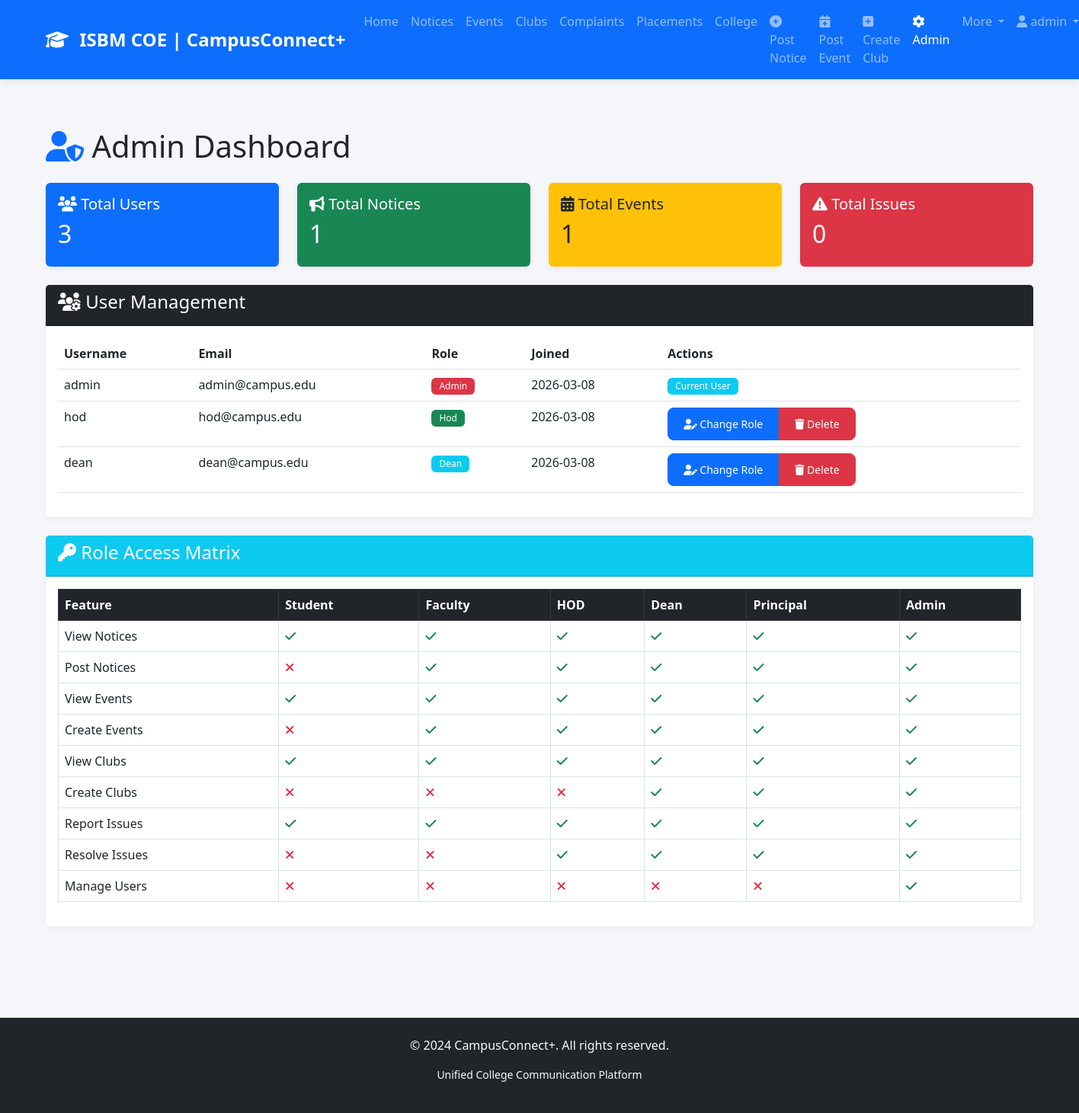
The page /admin (signed in) on the database its author committed.
### app.py (models this page shows, shortened)
class User(UserMixin, db.Model):
    id = db.Column(db.Integer, primary_key=True)
    username = db.Column(db.String(50), unique=True, nullable=False)
    email = db.Column(db.String(120), unique=True, nullable=False)
    password = db.Column(db.String(60), nullable=False)
    role = db.Column(db.String(20), default='student')  # student, faculty, hod, dean, principal, admin
    created_at = db.Column(db.DateTime, default=lambda: datetime.now(timezone.utc))

### app.py (the view)
@app.route('/admin')
@login_required
def admin():
    if current_user.role != 'admin':
        flash('Access denied. Admin privileges required.', 'danger')
        return redirect(url_for('index'))
    users = User.query.all()
    notices = Notice.query.order_by(Notice.created_at.desc()).limit(10).all()
    events = Event.query.order_by(Event.created_at.desc()).limit(10).all()
    issues = Issue.query.order_by(Issue.created_at.desc()).limit(10).all()
    return render_template('admin.html', users=users, notices=notices, events=events, issues=issues)

### app.py (called while the page is built)
@login_manager.user_loader
def load_user(user_id):
    return User.query.get(int(user_id))

### templates/admin.html (shortened to what this page needs)
{% extends "base.html" %}
{% block content %}
<div class="container py-5">
    <h1 class="mb-4"><i class="fas fa-user-shield text-primary"></i> Admin Dashboard</h1>
    <div class="row mb-4">
        <div class="col-md-3">
            <div class="card bg-primary text-white">
                <div class="card-body">
                    <h5><i class="fas fa-users"></i> Total Users</h5>
                    <h2>{{ users|length }}</h2>
                </div>
            </div>
        </div>
        <div class="col-md-3">
            <div class="card bg-success text-white">
                <div class="card-body">
                    <h5><i class="fas fa-bullhorn"></i> Total Notices</h5>
                    <h2>{{ notices|length }}</h2>
                </div>
            </div>
        </div>
        <div class="col-md-3">
            <div class="card bg-warning text-dark">
                <div class="card-body">
                    <h5><i class="fas fa-calendar-alt"></i> Total Events</h5>
                    <h2>{{ events|length }}</h2>
                </div>
            </div>
        </div>
        <div class="col-md-3">
            <div class="card bg-danger text-white">
                <div class="card-body">
                    <h5><i class="fas fa-exclamation-triangle"></i> Total Issues</h5>
                    <h2>{{ issues|length }}</h2>
                </div>
            </div>
        </div>
    </div>
    <div class="card mb-4">
        <div class="card-header bg-dark text-white">
            <h4><i class="fas fa-users-cog"></i> User Management</h4>
        </div>
        <div class="card-body">
            <div class="table-responsive">
                <table class="table table-hover">
                    <thead>
                        <tr>
                            <th>Username</th>
                            <th>Email</th>
                            <th>Role</th>
                            <th>Joined</th>
                            <th>Actions</th>
                        </tr>
                    </thead>
                    <tbody>
                        {% for user in users %}
                        <tr>
                            <td>{{ user.username }}</td>
                            <td>{{ user.email }}</td>
                            <td>
                                <span class="badge bg-{{ 'danger' if user.role == 'admin' else 'warning' if user.role == 'principal' else 'success' if user.role == 'hod' else 'info' if user.role == 'dean' else 'primary' if user.role == 'faculty' else 'secondary' }}">
                                    {{ user.role|title }}
                                </span>
                            </td>
                            <td>{{ user.created_at.strftime('%Y-%m-%d') }}</td>
                            <td>
                                {% if user.id != current_user.id %}
                                <div class="btn-group" role="group">
                                    <button type="button" class="btn btn-sm btn-primary" data-bs-toggle="modal" data-bs-target="#roleModal{{ user.id }}">
                                        <i class="fas fa-user-edit"></i> Change Role
                                    </button>
                                    <form method="POST" action="{{ url_for('delete_user', user_id=user.id) }}" class="d-inline">
                                        <button type="submit" class="btn btn-sm btn-danger" onclick="return confirm('Are you sure you want to delete this user?')">
                                            <i class="fas fa-trash"></i> Delete
                                        </button>
                                    </form>
                                </div>
                                {% else %}
                                <span class="badge bg-info">Current User</span>
                                {% endif %}
                            </td>
                        </tr>
                        {% endfor %}
                    </tbody>
                </table>
            </div>
        </div>
    </div>
    <div class="card mb-4">
        <div class="card-header bg-info text-white">
            <h4><i class="fas fa-key"></i> Role Access Matrix</h4>
        </div>
        <div class="card-body">
            <div class="table-responsive">
                <table class="table table-bordered">
                    <thead>
                        <tr class="table-dark">
                            <th>Feature</th>
                            <th>Student</th>
                            <th>Faculty</th>
                            <th>HOD</th>
                            <th>Dean</th>
                            <th>Principal</th>
                            <th>Admin</th>
                        </tr>
                    </thead>
                    <tbody>
                        <tr>
                            <td>View Notices</td>
                            <td><i class="fas fa-check text-success"></i></td>
                            <td><i class="fas fa-check text-success"></i></td>
                            <td><i class="fas fa-check text-success"></i></td>
                            <td><i class="fas fa-check text-success"></i></td>
                            <td><i class="fas fa-check text-success"></i></td>
                            <td><i class="fas fa-check text-success"></i></td>
                        </tr>
                        <tr>
                            <td>Post Notices</td>
                            <td><i class="fas fa-times text-danger"></i></td>
                            <td><i class="fas fa-check text-success"></i></td>
                            <td><i class="fas fa-check text-success"></i></td>
                            <td><i class="fas fa-check text-success"></i></td>
                            <td><i class="fas fa-check text-success"></i></td>
                            <td><i class="fas fa-check text-success"></i></td>
                        </tr>
                        <tr>
                            <td>View Events</td>
                            <td><i class="fas fa-check text-success"></i></td>
                            <td><i class="fas fa-check text-success"></i></td>
                            <td><i class="fas fa-check text-success"></i></td>
                            <td><i class="fas fa-check text-success"></i></td>
                            <td><i class="fas fa-check text-success"></i></td>
                            <td><i class="fas fa-check text-success"></i></td>
                        </tr>
                        <tr>
                            <td>Create Events</td>
                            <td><i class="fas fa-times text-danger"></i></td>
                            <td><i class="fas fa-check text-success"></i></td>
                            <td><i class="fas fa-check text-success"></i></td>
                            <td><i class="fas fa-check text-success"></i></td>
                            <td><i class="fas fa-check text-success"></i></td>
                            <td><i class="fas fa-check text-success"></i></td>
                        </tr>
                        <tr>
                            <td>View Clubs</td>
                            <td><i class="fas fa-check text-success"></i></td>
                            <td><i class="fas fa-check text-success"></i></td>
                            <td><i class="fas fa-check text-success"></i></td>
                            <td><i class="fas fa-check text-success"></i></td>
                            <td><i class="fas fa-check text-success"></i></td>
                            <td><i class="fas fa-check text-success"></i></td>
                        </tr>
                        <tr>
                            <td>Create Clubs</td>
                            <td><i class="fas fa-times text-danger"></i></td>
                            <td><i class="fas fa-times text-danger"></i></td>
                            <td><i class="fas fa-times text-danger"></i></td>
                            <td><i class="fas fa-check text-success"></i></td>
                            <td><i class="fas fa-check text-success"></i></td>
                            <td><i class="fas fa-check text-success"></i></td>
                        </tr>
                        <tr>
                            <td>Report Issues</td>
                            <td><i class="fas fa-check text-success"></i></td>
                            <td><i class="fas fa-check text-success"></i></td>
                            <td><i class="fas fa-check text-success"></i></td>
                            <td><i class="fas fa-check text-success"></i></td>
                            <td><i class="fas fa-check text-success"></i></td>
                            <td><i class="fas fa-check text-success"></i></td>
                        </tr>
                        <tr>
                            <td>Resolve Issues</td>
                            <td><i class="fas fa-times text-danger"></i></td>
                            <td><i class="fas fa-times text-danger"></i></td>
                            <td><i class="fas fa-check text-success"></i></td>
                            <td><i class="fas fa-check text-success"></i></td>
                            <td><i class="fas fa-check text-success"></i></td>
                            <td><i class="fas fa-check text-success"></i></td>
                        </tr>
                        <tr>
                            <td>Manage Users</td>
                            <td><i class="fas fa-times text-danger"></i></td>
                            <td><i class="fas fa-times text-danger"></i></td>
                            <td><i class="fas fa-times text-danger"></i></td>
                            <td><i class="fas fa-times text-danger"></i></td>
                            <td><i class="fas fa-times text-danger"></i></td>
                            <td><i class="fas fa-check text-success"></i></td>
                        </tr>
                    </tbody>
                </table>
            </div>
        </div>
    </div>
</div>
{% endblock %}

### templates/base.html (shortened to what this page needs)
<!DOCTYPE html>
<html lang="en">
<head>
    <link href="https://cdn.jsdelivr.net/npm/bootstrap@5.3.0/dist/css/bootstrap.min.css" rel="stylesheet">
    <link rel="stylesheet" href="https://cdnjs.cloudflare.com/ajax/libs/font-awesome/6.4.0/css/all.min.css">
    <link rel="stylesheet" href="{{ url_for('static', filename='css/style.css') }}">
</head>
<body>
    <nav class="navbar navbar-expand-lg navbar-dark bg-primary">
        <div class="container">
            <a class="navbar-brand" href="{{ url_for('index') }}">
                <i class="fas fa-graduation-cap"></i> ISBM COE | CampusConnect+
            </a>
            <div class="collapse navbar-collapse" id="navbarNav">
                <ul class="navbar-nav ms-auto">
                    <li class="nav-item">
                        <a class="nav-link" href="{{ url_for('index') }}">Home</a>
                    </li>
                    <li class="nav-item">
                        <a class="nav-link" href="{{ url_for('notices') }}">Notices</a>
                    </li>
                    <li class="nav-item">
                        <a class="nav-link" href="{{ url_for('events') }}">Events</a>
                    </li>
                    <li class="nav-item">
                        <a class="nav-link" href="{{ url_for('clubs') }}">Clubs</a>
                    </li>
                    <li class="nav-item">
                        <a class="nav-link" href="{{ url_for('complaints') }}">Complaints</a>
                    </li>
                    <li class="nav-item">
                        <a class="nav-link" href="{{ url_for('placements') }}">Placements</a>
                    </li>
                    <li class="nav-item">
                        <a class="nav-link" href="{{ url_for('college_info') }}">College</a>
                    </li>
                    {% if current_user.is_authenticated and current_user.role in ['admin', 'hod', 'dean', 'faculty'] %}
                    <li class="nav-item">
                        <a class="nav-link" href="{{ url_for('new_notice') }}"><i class="fas fa-plus-circle"></i> Post Notice</a>
                    </li>
                    <li class="nav-item">
                        <a class="nav-link" href="{{ url_for('new_event') }}"><i class="fas fa-calendar-plus"></i> Post Event</a>
                    </li>
                    {% endif %}
                    {% if current_user.is_authenticated and current_user.role in ['admin', 'dean'] %}
                    <li class="nav-item">
                        <a class="nav-link" href="{{ url_for('new_club') }}"><i class="fas fa-plus-square"></i> Create Club</a>
                    </li>
                    {% endif %}
                    {% if current_user.is_authenticated and current_user.role == 'admin' %}
                    <li class="nav-item">
                        <a class="nav-link" href="{{ url_for('admin') }}"><i class="fas fa-cog"></i> Admin</a>
                    </li>
                    {% endif %}
                    <li class="nav-item dropdown">
                        <a class="nav-link dropdown-toggle" href="#" id="moreDropdown" role="button" data-bs-toggle="dropdown">
                            More
                        </a>
                    </li>
                    {% if current_user.is_authenticated %}
                    <li class="nav-item dropdown">
                        <a class="nav-link dropdown-toggle" href="#" id="userDropdown" role="button" data-bs-toggle="dropdown">
                            <i class="fas fa-user"></i> {{ current_user.username }}
                        </a>
                    </li>
                    {% endif %}
                </ul>
            </div>
    </nav>
    <main>
        {% block content %}{% endblock %}
    </main>
    <footer class="bg-dark text-light py-4 mt-5">
        <div class="container text-center">
            <p>&copy; 2024 CampusConnect+. All rights reserved.</p>
            <p class="small">Unified College Communication Platform</p>
        </div>
    </footer>
</body>
</html>

### static/css/style.css (style rules this page uses)
:root { --primary-color: #4a6cf7; --secondary-color: #6c757d; --success-color: #28a745; --danger-color: #dc3545; --warning-color: #1b54aa; --info-color: #17a2b8; --dark-color: #343a40; --light-color: #f8f9fa; }
body { font-family: 'Segoe UI', Tahoma, Geneva, Verdana, sans-serif; background-color: #f5f6fa; min-height: 100vh; display: flex; flex-direction: column; }
main { flex: 1; }
.navbar { box-shadow: 0 2px 10px rgba(0, 0, 0, 0.1); }
.navbar-brand { font-weight: 700; font-size: 1.5rem; }
.navbar-brand i { margin-right: 8px; }
.badge { padding: 5px 10px; font-weight: 500; }
.btn { border-radius: 8px; padding: 10px 20px; font-weight: 500; transition: all 0.3s; }
footer { margin-top: auto; }
.card { border: none; box-shadow: 0 2px 8px rgba(0, 0, 0, 0.05); }
.btn-group .btn { border-radius: 0; }
.btn-group .btn:first-child { border-radius: 8px 0 0 8px; }
.btn-group .btn:last-child { border-radius: 0 8px 8px 0; }

### rows shown on the page
User: username "admin", email "admin@campus.edu", role "Admin", created_at "2026-03-08", shows "Current User"
User: username "hod", email "hod@campus.edu", role "Hod", created_at "2026-03-08"
User: username "dean", email "dean@campus.edu", role "Dean", created_at "2026-03-08"

### other values the page prints
{{ users|length }} "3"
{{ notices|length }} "1"
{{ events|length }} "1"
{{ issues|length }} "0"
